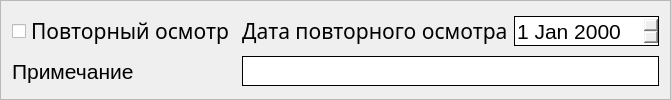
        <widget class="QFrame" name="next_visit_frame">
         <property name="frameShape">
          <enum>QFrame::StyledPanel</enum>
         </property>
         <property name="frameShadow">
          <enum>QFrame::Raised</enum>
         </property>
         <layout class="QGridLayout" name="gridLayout_7">
          <item row="0" column="1">
           <widget class="QLabel" name="next_visit_label">
            <property name="minimumSize">
             <size>
              <width>0</width>
              <height>30</height>
             </size>
            </property>
            <property name="font">
             <font>
              <family>Accanthis ADF Std</family>
              <pointsize>16</pointsize>
              <weight>50</weight>
              <bold>false</bold>
             </font>
            </property>
            <property name="text">
             <string>Дата повторного осмотра</string>
            </property>
           </widget>
          </item>
          <item row="0" column="2">
           <widget class="QDateEdit" name="next_visit_dateEdit">
            <property name="minimumSize">
             <size>
              <width>0</width>
              <height>30</height>
             </size>
            </property>
            <property name="font">
             <font>
              <pointsize>16</pointsize>
             </font>
            </property>
            <property name="styleSheet">
             <string notr="true"> QDateEdit {
	  border-width: 1px;
	  border-style: solid;
	  border-radius: 0px;
  }</string>
            </property>
           </widget>
          </item>
          <item row="0" column="0">
           <widget class="QCheckBox" name="next_visit_checkBox">
            <property name="minimumSize">
             <size>
              <width>0</width>
              <height>30</height>
             </size>
            </property>
            <property name="font">
             <font>
              <family>Accanthis ADF Std</family>
              <pointsize>16</pointsize>
              <weight>50</weight>
              <bold>false</bold>
             </font>
            </property>
            <property name="text">
             <string>Повторный осмотр</string>
            </property>
           </widget>
          </item>
          <item row="1" column="0">
           <widget class="QLabel" name="note_label">
            <property name="minimumSize">
             <size>
              <width>0</width>
              <height>30</height>
             </size>
            </property>
            <property name="font">
             <font>
              <pointsize>16</pointsize>
             </font>
            </property>
            <property name="text">
             <string>Примечание</string>
            </property>
           </widget>
          </item>
          <item row="1" column="1" colspan="2">
           <widget class="QLineEdit" name="note_lineEdit">
            <property name="minimumSize">
             <size>
              <width>0</width>
              <height>30</height>
             </size>
            </property>
            <property name="font">
             <font>
              <pointsize>16</pointsize>
             </font>
            </property>
            <property name="styleSheet">
             <string notr="true"> QLineEdit {
	  border-width: 1px;
	  border-style: solid;
	  border-radius: 0px;
  }</string>
            </property>
           </widget>
          </item>
         </layout>
        </widget>
